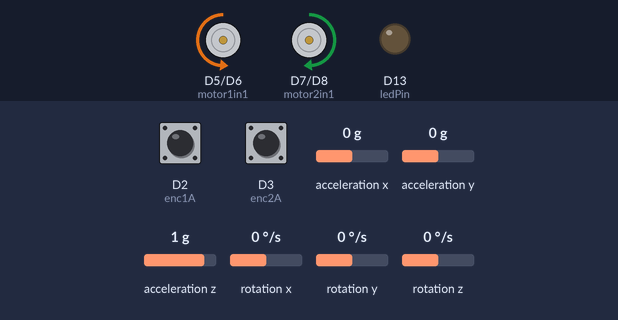
The sketch below on a simulated Arduino Nano 33 BLE. Shown: motor-driver pin pairs drawn as motors (green arrow = first pin HIGH = forward, orange = second pin HIGH = backward, longer = more drive), output pins drawn as LEDs (lit = HIGH). The inputs (shaded band) are chosen by the test bench; at power-on: acceleration y 0 g, acceleration z 1 g, rotation x 0 °/s, D2 (enc1A) HIGH, D3 (enc2A) HIGH, acceleration x 0 g, rotation y 0 °/s, rotation z 0 °/s. What the sketch prints to the serial monitor is not drawn.

Above: at 1.2 s.
1.3 s: acceleration y set to -0.2 g
At 1.89 s:
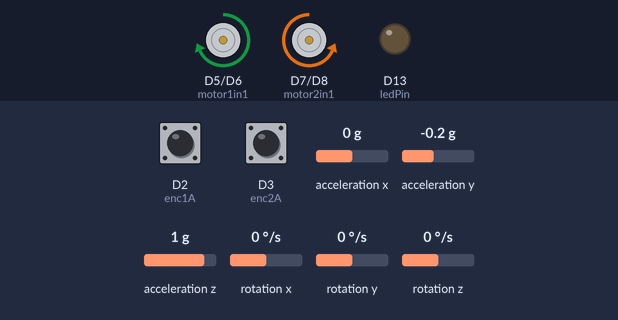
3.4 s: acceleration z set to 0.5 g
5.1 s: acceleration z set to 0.2 g
At 6.4 s:
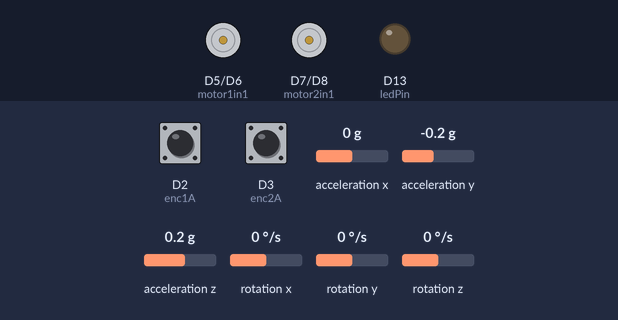
6.7 s: rotation x set to -192 °/s
At 7.9 s:
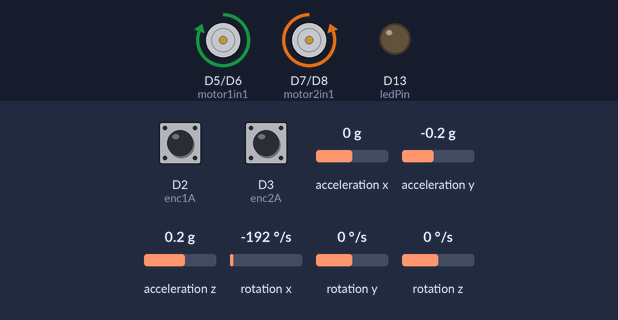
9.7 s: acceleration y set to -1.4 g
11.2 s: acceleration z set to 1.4 g
At 18.1 s:
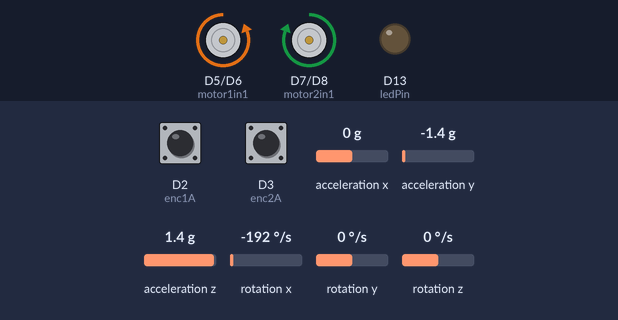
Timing chart, 0 to 18.6 s (numbered marks = the images above; inputs shaded):
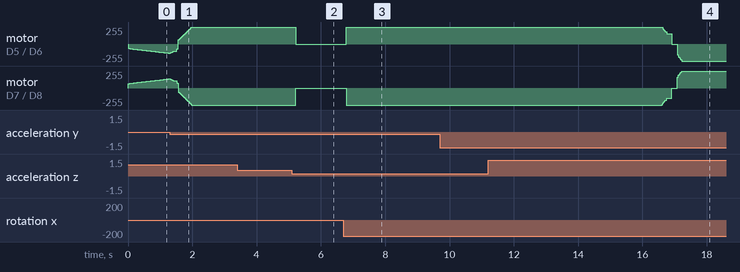

Measured:
- the behaviour switches between 0 and -0.1 g on acceleration y (found by bisection; images 0 and 1)
- the behaviour switches between 0.4 and 0.3 g on acceleration z (found by bisection; images 1 and 2)
- after the input at 5.1 s, motor on D5 (motor1in1) / D6 (motor1in2): forward 255/255 → stopped after 0.12 s; motor on D7 (motor2in1) / D8 (motor2in2): backward 255/255 → stopped after 0.12 s
- after the input at 6.7 s, motor on D5 (motor1in1) / D6 (motor1in2): stopped → forward 255/255 after 0.09 s; motor on D7 (motor2in1) / D8 (motor2in2): stopped → backward 255/255 after 0.09 s
- after the input at 11.2 s, motor on D5 (motor1in1) / D6 (motor1in2): moves from forward 255/255 to backward 255/255 over 0.63 s, starting after 5.4 s; motor on D7 (motor2in1) / D8 (motor2in2): moves from backward 255/255 to forward 255/255 over 0.63 s, starting after 5.4 s

The sketch:

ninas_last_fighting_chance.ino
```cpp
#include "Arduino_BMI270_BMM150.h"

struct PID_t {
  float Kp;
  float Ki;
  float Kd;
  float Target;
  float Actual;
  float Output;
  float Error0;
  float Error1;
  float ErrorInt;
  float OutMax;
  float OutMin;
};

// ── Pin Definitions (CHANGED FROM PART 3) ─────────────────────────
const int ledPin    = LED_BUILTIN;

const int motor1in1 = 5;   // moved off interrupt pins
const int motor1in2 = 6;
const int motor2in1 = 7;
const int motor2in2 = 8;

const int enc1A = 2;   // INT0 – must be 2 or 3 on Uno
const int enc1B = 9;
const int enc2A = 3;   // INT1 – must be 2 or 3 on Uno
const int enc2B = 10;

// ── PWM / Deadband ────────────────────────────────────────────────
int pwm1 = 0;
int pwm2 = 0;
int db1f = 60, db1r = 60; //old f is 36
int db2f = 60, db2r = 60; //old f is 35

// ── Encoder counts (volatile = modified in ISR) ───────────────────
volatile long encCount1 = 0;
volatile long encCount2 = 0;

// -- Acc and gyro vars ------------------------------------------
float angleGyroX;
float angleGyroPrev;
float angleComp = 0;
float lastLoopTime = 0;
float ax, ay, az;
float degreesAccY = 0;


PID_t anglePID;


float avePWM;
float difPWM;
float aveRPM;
float difRPM;

void PID_Init (PID_t &pid) {
  pid.Actual = 0;
  //pid.Target = 0;
  pid.Output = 0;
  pid.Error0 = 0;
  pid.Error1 = 0;
  pid.ErrorInt = 0;
  pid.OutMax = 100;
  pid.OutMin = -100;
}


// ── ISRs ──────────────────────────────────────────────────────────
void ISR_enc1() {
  int a = digitalRead(enc1A);
  int b = digitalRead(enc1B);
  encCount1 += (a == b) ? -2 : 2;
}

void ISR_enc2() {
  int a = digitalRead(enc2A);
  int b = digitalRead(enc2B);
  encCount2 += (a == b) ? 2 : -2;
}

// ── RPM Calculation ───────────────────────────────────────────────
// Separate state for each motor
float calcRPM(volatile long &encCount, long &prevCount, unsigned long &prevTime) {
  unsigned long now = millis();
  unsigned long dt = now - prevTime;
  if (dt == 0) return 0;

  noInterrupts();
  long current = encCount;
  interrupts();

  long delta = current - prevCount;
  prevCount = current;
  prevTime = now;

  float revs = (float)delta / 1920.0; //MAKE INTO CONST!
  return (revs / (float)dt) * 60000.0f;   // RPM
}

// ── H-Bridge Control ──────────────────────────────────────────────
void setMotor1(int pwm) {
  pwm = constrain(pwm, -100, 100);
  if (pwm > 0) {
    int out = (int)(((255 - db1f) * pwm / 100.0) + db1f);
    analogWrite(motor1in2, out);
    analogWrite(motor1in1, 0);
  } else if (pwm < 0) {
    int out = (int)(((255 - db1r) * (-pwm) / 100.0) + db1r);
    analogWrite(motor1in2, 0);
    analogWrite(motor1in1, out);
  } else {
    analogWrite(motor1in1, 255);
    analogWrite(motor1in2, 255);
  }
}

void setMotor2(int pwm) {
  pwm = constrain(pwm, -100, 100);
  if (pwm > 0) {
    int out = (int)(((255 - db2f) * pwm / 100.0) + db2f);
    analogWrite(motor2in1, out);
    analogWrite(motor2in2, 0);
  } else if (pwm < 0) {
    int out = (int)(((255 - db2r) * (-pwm) / 100.0) + db2r);
    analogWrite(motor2in1, 0);
    analogWrite(motor2in2, out);
  } else {
    analogWrite(motor2in1, 255);
    analogWrite(motor2in2, 255);
  }
}

float angle() {
  float gx, gy, gz;
  float ax, ay, az;
  float k = 0.99;

  // Only compute if BOTH are available
  if (IMU.accelerationAvailable() && IMU.gyroscopeAvailable()) {
    IMU.readAcceleration(ax, ay, az);
    IMU.readGyroscope(gx, gy, gz);

    degreesAccY = -1 * atan(ay / az) * 180 / PI + 0.25;

    float currentLoopTime = millis();
    float loopDuration = currentLoopTime - lastLoopTime;
    lastLoopTime = currentLoopTime;

    angleGyroX = angleComp + (gx-0.3) * (loopDuration / 1000.0);
    angleComp = (k * angleGyroX) + ((1 - k) * degreesAccY);
    return angleComp;
  }

  // Safe fallback — return last known good angle instead of garbage
  return angleComp;
}

void updatePID(PID_t &pid){
  pid.Error1 = pid.Error0;
  pid.Error0 = pid.Target-pid.Actual;

  if (pid.Ki != 0){
		pid.ErrorInt += pid.Error0;
	}else {
		pid.ErrorInt = 0;
	}

  constrain(pid.ErrorInt,-50,50);

  pid.Output = pid.Kp * pid.Error0 + pid.Ki * pid.ErrorInt + pid.Kd * (pid.Error0 - pid.Error1);

  if (pid.Output > 100) {pid.Output = 100;}
	if (pid.Output < -100) {pid.Output = -100;}
}


// ── Setup ─────────────────────────────────────────────────────────
void setup() {
  //Serial.begin(9600);
  //while (!Serial);

  pinMode(motor1in1, OUTPUT); pinMode(motor1in2, OUTPUT);
  pinMode(motor2in1, OUTPUT); pinMode(motor2in2, OUTPUT);
  pinMode(ledPin, OUTPUT);

  pinMode(enc1A, INPUT_PULLUP);  // INPUT_PULLUP avoids floating pin noise
  pinMode(enc1B, INPUT_PULLUP);
  pinMode(enc2A, INPUT_PULLUP);
  pinMode(enc2B, INPUT_PULLUP);

  attachInterrupt(digitalPinToInterrupt(enc1A), ISR_enc1, CHANGE);
  attachInterrupt(digitalPinToInterrupt(enc2A), ISR_enc2, CHANGE);

  if (!IMU.begin()) {
   // Serial.println("Failed to initialize IMU!");
    while (1);
  }

  angleGyroPrev = 0;

  PID_Init(anglePID);

  anglePID = {
    .Kp = 3,
    .Ki = 0.08,
    .Kd = 5,
    .Target = 1.18
  };

  avePWM = 0;
  difPWM = 0;
  aveRPM = 0;
  difRPM = 0;

  lastLoopTime = millis();
}

// ── Loop ──────────────────────────────────────────────────────────
// Per-motor state for calcRPM
long  prevCount1 = 0, prevCount2 = 0;
unsigned long prevTime1 = 0, prevTime2 = 0;

void loop() {
    float start_time = millis();
  static unsigned long lastPrint = 0;
  unsigned long now = millis();

  float rpm1 = calcRPM(encCount1, prevCount1, prevTime1);
  float rpm2 = calcRPM(encCount2, prevCount2, prevTime2);

  float tilt_angle = angle();
  //Serial.println(tilt_angle);

  if ((tilt_angle >= -30)&&(tilt_angle <= 30)) {
    anglePID.Actual = tilt_angle;
    updatePID(anglePID);

    avePWM = anglePID.Output;

    pwm1 = avePWM + difPWM/2; //100.0 * (float)tilt_angle / 90.0;
    pwm2 = avePWM + difPWM/2; //100.0 * (float)tilt_angle / 90.0;

    if (pwm1 > 100) {pwm1 = 100;} else if (pwm1 < -100) {pwm1 = -100;}
		if (pwm2 > 100) {pwm2 = 100;} else if (pwm2 < -100) {pwm2 = -100;}
  }
  else {
    pwm1 = 0;
    pwm2 = 0;
  }

  setMotor1(pwm1);
  setMotor2(pwm2);
  Serial.println(millis() - start_time);
}
```
